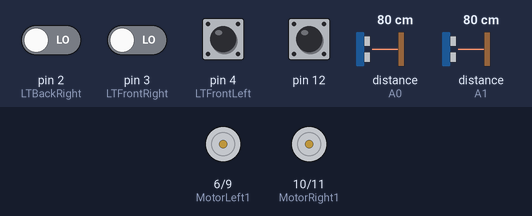
The sketch below on a simulated Arduino Uno, built with avr-gcc and run on an emulated ATmega328P. Shown: motor-driver pin pairs drawn as motors (green arrow = first pin HIGH = forward, orange = second pin HIGH = backward, longer = more drive). Inputs (shaded band) come from the test bench; at power-on: pin 12 HIGH, pin 2 (LTBackRight), pin 3 (LTFrontRight), pin 4 (LTFrontLeft) LOW, distance to the obstacle (sensors on A0, A1) 80 cm. What the sketch prints to the serial monitor is not drawn.

Above: at 1.4 s.
1.5 s: pin 12 pulled LOW for 0.15 s
4.6 s: pin 2 (LTBackRight) driven HIGH and pin 3 (LTFrontRight) driven HIGH
At 7.4 s:
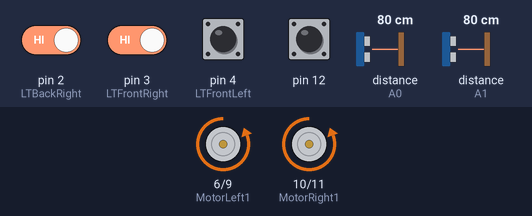
7.6 s: pin 3 (LTFrontRight) driven LOW
At 8.9 s:
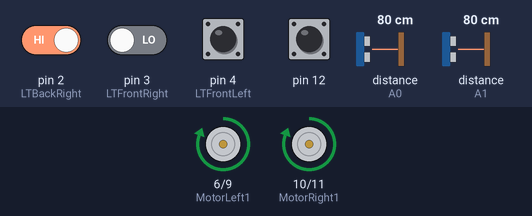
9.8 s: pin 4 (LTFrontLeft) pulled HIGH for 1 s
At 11.1 s:
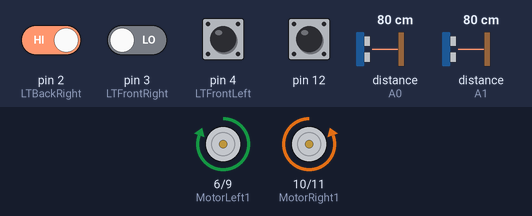
12.9 s: pin 12 pulled LOW for 1 s
At 14.0 s:
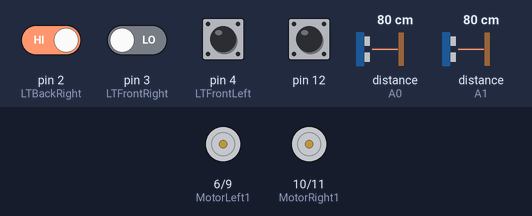
15.4 s: pin 3 (LTFrontRight) driven HIGH
At 18.61 s:
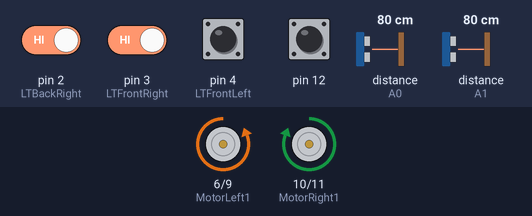
Timing chart, 0 to 19.4 s (numbered marks = the images above; inputs shaded):
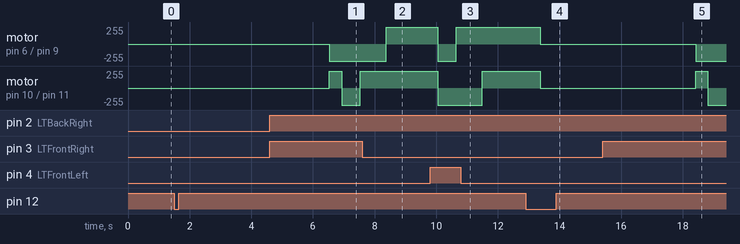

The sketch:

Code_Sumobot_final.ino
```cpp
#include <SharpIR.h>

// Define model and input pin:
#define IRPin A0 // for left sharp
#define IRPin2 A1 // for Right sharp
#define model 20150
SharpIR mySensor = SharpIR(IRPin, model);
SharpIR mySensor2 = SharpIR(IRPin2, model);
int distance_cm;
int distance_cm2;

int MotorLeft1=6 ;
int MotorLeft2=9 ;
int MotorRight1=10 ;
int MotorRight2=11 ;
int photoElectric = 7;
int photoElectric2 = 8;
int BS=0;
int LTFrontLeft= 4; //front left
int LTFrontRight= 3; //front right
int LTBackLeft= 5; //back left
int LTBackRight= 2;
int delayT =800;

void setup() {
  // put your setup code here, to run once:
pinMode(MotorRight1, OUTPUT);
  pinMode(MotorRight2, OUTPUT);
  pinMode(MotorLeft1, OUTPUT);
  pinMode(MotorLeft2, OUTPUT);
  pinMode(photoElectric, INPUT);
pinMode(photoElectric2, INPUT);
pinMode(12,INPUT_PULLUP);
pinMode(LTFrontLeft, INPUT);
  pinMode(LTFrontRight, INPUT);
  pinMode(LTBackLeft, INPUT);
  pinMode(LTBackRight, INPUT);

 Serial.begin(9600);


delay(200);


}

void loop() {
distance_cm = mySensor.distance();
distance_cm2 = mySensor2.distance();


  if (digitalRead(12)==LOW && BS==0){
  BS=1;
  delay(5000);
  digitalWrite(MotorRight1,HIGH);
    digitalWrite(MotorRight2,LOW);
    digitalWrite(MotorLeft1,LOW);
    digitalWrite(MotorLeft2,HIGH);
    delay(400);
    digitalWrite(MotorRight1,HIGH);
    digitalWrite(MotorRight2,LOW);
    digitalWrite(MotorLeft1,HIGH);
    digitalWrite(MotorLeft2,LOW);
  }
  else if(digitalRead(12)==LOW && BS==1){
  BS=0;
  delay(200);
}
if(BS==1){


if(digitalRead(LTFrontLeft) == HIGH && digitalRead(LTFrontRight) == HIGH && digitalRead(LTBackRight) == HIGH && digitalRead(LTBackLeft) == HIGH ){

  if(digitalRead(photoElectric)== LOW || digitalRead(photoElectric2)==LOW){
  Serial.println("forward");
  digitalWrite(MotorRight1,HIGH);
    digitalWrite(MotorRight2,LOW);
    digitalWrite(MotorLeft1,HIGH);
    digitalWrite(MotorLeft2,LOW);
  }
  else if(digitalRead(photoElectric)== HIGH && digitalRead(photoElectric2)==HIGH){
  if (distance_cm<90){
    Serial.println("Sharp left");
    digitalWrite(MotorRight1,HIGH);
    digitalWrite(MotorRight2,LOW);
    digitalWrite(MotorLeft1,LOW);
    digitalWrite(MotorLeft2,HIGH);
    delay(600);

 }
 else if(distance_cm2<90){
    Serial.println("Sharp Right");
   digitalWrite(MotorRight1,LOW);
    digitalWrite(MotorRight2,HIGH);
    digitalWrite(MotorLeft1,HIGH);
    digitalWrite(MotorLeft2,LOW);


    delay(600);

 }
 else if (digitalRead(photoElectric)== HIGH && digitalRead(photoElectric2)==HIGH){
    digitalWrite(MotorRight1,LOW);
    digitalWrite(MotorRight2,HIGH);
    digitalWrite(MotorLeft1,HIGH);
    digitalWrite(MotorLeft2,LOW);
  }
  }

  }


else if(digitalRead(LTFrontLeft) == HIGH && digitalRead(LTFrontRight) == LOW )//white low
  {
    Serial.println("Front Left");
digitalWrite(MotorRight1,LOW);
    digitalWrite(MotorRight2,HIGH);
    digitalWrite(MotorLeft1,LOW);
    digitalWrite(MotorLeft2,HIGH);
delay(600);
    digitalWrite(MotorRight1,LOW);
    digitalWrite(MotorRight2,HIGH);
    digitalWrite(MotorLeft1,HIGH);
    digitalWrite(MotorLeft2,LOW);
    delay(delayT);
  }
  else if(digitalRead(LTFrontRight) == HIGH && digitalRead(LTFrontLeft) == LOW)
  {
    Serial.println("Front Right");
digitalWrite(MotorRight1,LOW);
    digitalWrite(MotorRight2,HIGH);
    digitalWrite(MotorLeft1,LOW);
    digitalWrite(MotorLeft2,HIGH);
delay(600);

    digitalWrite(MotorRight1,HIGH);
    digitalWrite(MotorRight2,LOW);
    digitalWrite(MotorLeft1,LOW);
    digitalWrite(MotorLeft2,HIGH);
    delay(delayT);
  }
  else if(digitalRead(LTBackRight) == HIGH && digitalRead(LTFrontLeft) == LOW && digitalRead(LTFrontRight) == LOW )
  {
    Serial.println("back right");
    digitalWrite(MotorRight1,HIGH);
    digitalWrite(MotorRight2,LOW);
    digitalWrite(MotorLeft1,HIGH);
    digitalWrite(MotorLeft2,LOW);
    delay(delayT);
  }

else if(digitalRead(LTBackLeft) == HIGH && digitalRead(LTBackRight) == LOW && digitalRead(LTFrontLeft) == LOW && digitalRead(LTFrontRight) == LOW )
  {
    Serial.println("Back Left");
    digitalWrite(MotorRight1,HIGH);
    digitalWrite(MotorRight2,LOW);
    digitalWrite(MotorLeft1,HIGH);
    digitalWrite(MotorLeft2,LOW);
    delay(delayT);
  }


}
else {
  Serial.print("I'm OFF");
    digitalWrite(MotorRight1,LOW);
    digitalWrite(MotorRight2,LOW);
    digitalWrite(MotorLeft1,LOW);
    digitalWrite(MotorLeft2,LOW);
}
}
```

Measured:
- after the input at 1.5 s, every drawn part: stays the same
- after the input at 4.6 s, motor on pin 6 (MotorLeft1) / pin 9 (MotorLeft2): goes on until 6.5 s, then stays backward 255/255
- after the input at 7.6 s, motor on pin 6 (MotorLeft1) / pin 9 (MotorLeft2): backward 255/255 → forward 255/255 after 0.77 s; motor on pin 10 (MotorRight1) / pin 11 (MotorRight2): stays forward 255/255 (without the input it goes to backward 255/255 after 0.77 s)
- after the input at 9.8 s, motor on pin 6 (MotorLeft1) / pin 9 (MotorLeft2): forward 255/255 → backward 255/255 after 0.25 s, → forward 255/255 0.60 s later; motor on pin 10 (MotorRight1) / pin 11 (MotorRight2): forward 255/255 → backward 255/255 after 0.25 s, → forward 255/255 1.4 s later
- after the input at 12.9 s, motor on pin 6 (MotorLeft1) / pin 9 (MotorLeft2), motor on pin 10 (MotorRight1) / pin 11 (MotorRight2): forward 255/255 → stopped after 0.47 s
- after the input at 15.4 s, motor on pin 6 (MotorLeft1) / pin 9 (MotorLeft2): goes on until 18.4 s, then stays backward 255/255
